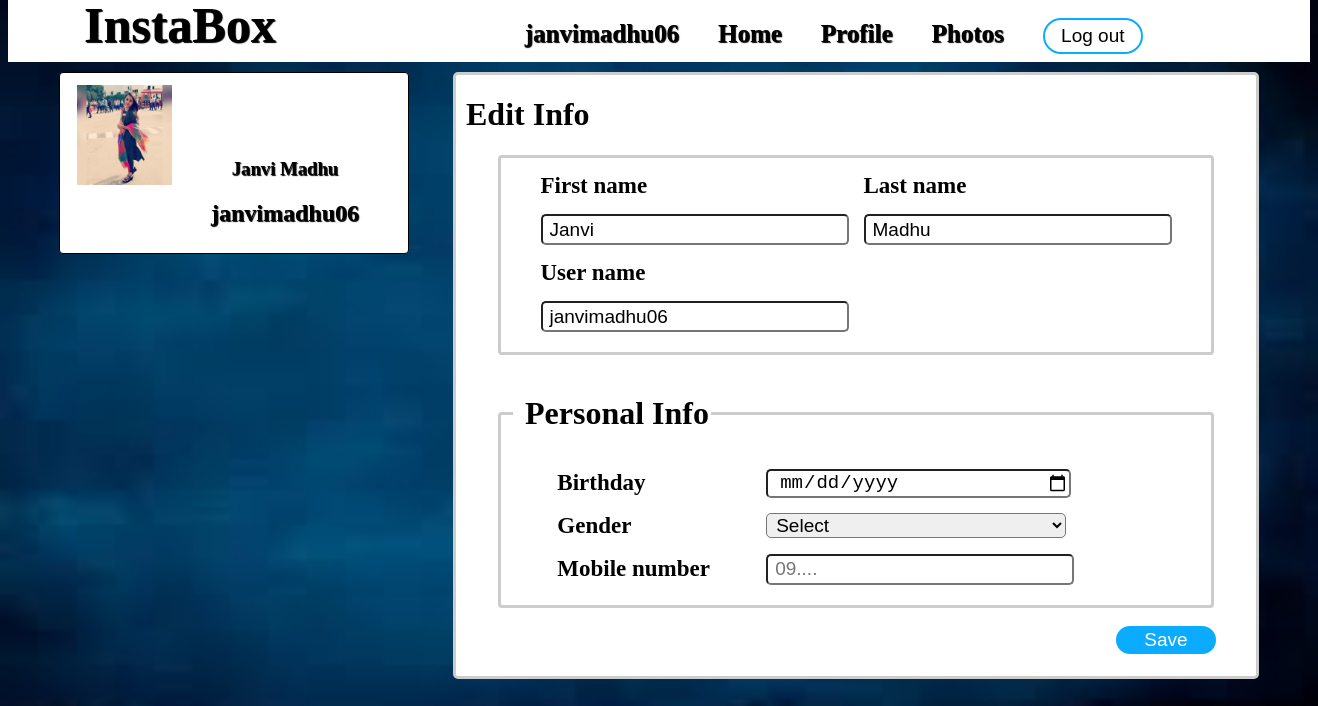
Page /edit_profile.php (signed in) on the committed database.
### tables this page shows
CREATE TABLE `user` (
  `user_id` int(100) NOT NULL,
  `firstname` varchar(100) NOT NULL,
  `lastname` varchar(100) NOT NULL,
  `username` varchar(100) NOT NULL,
  `username2` varchar(100) NOT NULL,
  `birthday` varchar(100) NOT NULL,
  `gender` varchar(100) NOT NULL,
  `number` varchar(100) NOT NULL,
  `email` varchar(100) NOT NULL,
  `email2` varchar(100) NOT NULL,
  `password` varchar(100) NOT NULL,
  `password2` varchar(100) NOT NULL,
  `profile_picture` varchar(100) NOT NULL,
  `cover_picture` varchar(100) NOT NULL
);

### session.php (called while the page is built, shortened)
<?php
include("includes/database.php");
$id = $_SESSION['id'];
$query=mysqli_query ($con,"SELECT * FROM user WHERE user_id ='$id'") or die(mysql_error());
$row=mysqli_fetch_array($query);
$firstname=$row['firstname'];
$lastname=$row['lastname'];
$username=$row['username'];
?>

### edit_profile.php (the view, shortened to what this page needs)
<?php
require('includes/database.php');
$id =$_REQUEST['user_id'];
$result = mysqli_query($con,"SELECT * FROM user WHERE user_id  = '$id' ");
$test = mysqli_fetch_array($result);
$birthday=$test['birthday'];
$gender=$test['gender'];
$number=$test['number'];
?>
<!DOCTYPE html>
<html>
	<head>
		<link rel="stylesheet" type="text/css" href="css/edit_profile.css">
	</head>
<body>
<?php include ('session.php');?>
	<div id="header">
		<div class="head-view">
			<ul>
				<li><a href="home.php" title="InstaBox"><b>InstaBox</b></a></li>
				<li><a href="#" title="<?php echo $username ?>"><label><?php echo $username ?></label></a></li>
				<li><a href="home.php" title="Home"><label>Home</label></a></li>
				<li><a href="profile.php" title="Profile"><label class="active">Profile</label></a></li>
				<li><a href="photos.php" title="Settings"><label>Photos</label></a></li>
				<li><a href="logout.php" title="Log out"><button class="btn-sign-in" value="Log out">Log out</button></a></li>
			</ul>
		</div>
	</div>
	<div id="container">
		<div id="left-nav">
				<div class="clip1">
				<a href="updatephoto.php" title="Change Profile Picture"><img src="<?php echo $row['profile_picture'] ?>"></a>
				</div>
				<div class="user-details">
					<h3><?php echo $firstname ?>&nbsp;<?php echo $lastname ?></h3>
					<h2><?php echo $username ?></h2>
				</div>
		</div>
		<div id="right-nav">
			<h1>Edit Info</h1>
		<div id="left-nav1">
		<fieldset class="-------------">
			<table cellpadding="5" cellspacing="5">
<form method="post">
				<tr>
					<td><label>First name</label></td>
					<td><label>Last name</label></td>
				</tr>
				<tr>
					<td><input type="text" name="firstname" value="<?php echo $firstname; ?>" placeholder="Enter your firstname....." class="form-1" title="Enter your firstname" required /></td>
					<td><input type="text" name="lastname" value="<?php echo $lastname; ?>" placeholder="Enter your lastname....." class="form-1" title="Enter your lastname" required /></td>
				</tr>
				<tr>
					<td><label>User name</label></td>
				</tr>
				<tr>
					<td><input type="text" name="username" value="<?php echo $username; ?>" placeholder="Enter your username....." class="form-1" title="Enter your username" required /></td>
				</tr>
			</table>
		</fieldset>
<br />
		<fieldset class="---------------">
			<legend><h1>Personal Info</h1></legend>
			<table cellpadding="5" cellspacing="5">
				<tr>
					<td><label>Birthday</label></td>
					<td><input type="date" name="birthday" value="<?php echo $birthday; ?>" class="form-1" title="Enter your username" required /></td>
				</tr>
				<tr>
					<td><label>Gender</label></td>
					<td>
						<select name="gender" class="form-1" value="<?php echo $gender; ?>">
							<option>Select</option>
						</select>
					</td>
				</tr>
				<tr>
					<td><label>Mobile number</label></td>
					<td><input type="text" name="number" value="<?php echo $number; ?>" placeholder="09...." maxlength="13" class="form-1" title="Enter your mobile number" required /></td>
				</tr>
			</table>
		</fieldset>
<br />
		<button type="submit" name="save" class="">Save</button>
		</div>
		</div>
	</div>
</body>
</html>

### css/edit_profile.css (style rules this page uses)
body { background-image: url('../image/b.jpg'); background-attachment: fixed; background-size: 100% 100%; }
#header { background-color:#ffffff; width:100%; margin-top:-8px; }
.head-view { margin:auto; width:1300px; line-height:50px; }
.head-view label { color:#000000; font-size:25px; font-weight:bold; text-shadow:1px 1px 1px #000000; }
.head-view ul { width: 1200px; margin: auto; }
.head-view li { display: inline; color: #fff; margin: 0px 30px 0px 5px; }
.head-view li a { text-decoration:none; }
.head-view li a b { color:black; }
.active { padding: 5px 0px 5px 0px; border-top: 4px solid #fff; }
.head-view b { color:#ffffff; text-shadow:1px 1px 1px #000000; font-size:50px; }
.btn-sign-in { color:#000000; font-size:19px; width:100px; line-height:30px; background-color:#ffffff; border:2px solid #0bacff; border-radius:100px; -webkit-border-radius:100px; -moz-border-radius:100px; -o-border-radius:100px; }
#container { width:1200px; margin:auto; }
#left-nav { width: 348px; height:180px; float:left; border: 1px solid black; background-color: white; -webkit-border-radius: 4px; -moz-border-radius: 4px; border-radius: 4px; margin-top:10px; }
#left-nav1 { width: 90%; margin:auto; background-color: #ffffff; -webkit-border-radius: 4px; -moz-border-radius: 4px; border-radius: 4px; margin-top:20px; margin-bottom:50px; }
#left-nav1 button { float:right; color:#ffffff; font-size:19px; width:100px; background-color:#0bacff; border:2px solid #0bacff; border-radius:100px; -webkit-border-radius:100px; -moz-border-radius:100px; -o-border-radius:100px; }
.form-1 { width:300px; text-indent:5px; height:25px; font-size:19px; border-radius:5px; -webkit-border-radius:5px; -moz-border-radius:5px; -o-border-radius:5px; }
fieldset { border:3px solid #CCCCCC; border-radius:4px; }
table td { color:#000000; font-size:20px; }
#left-nav1 table { width:90%; margin:auto; }
#left-nav1 label { color:#000000; font-size:23px; font-weight:bold; }
.clip1 { margin-top: 10px; margin-left: 15px; position: relative; width: 95px; height: 100px; border: solid 2px #fff; -webkit-border-radius: 5px; -moz-border-radius: 5px; border-radius: 5px; }
.clip1 img { width: 95px; height: 100px; margin: auto; left: -15px; }
.user-details { width: 200px; margin: -50px 0 0 125px; font-size: 16px; line-height: 25px; text-align: center; }
.user-details h3, h2 { color:black; text-shadow:1px 1px 1px #000000; }
#right-nav { float:right; width:800px; background-color:#ffffff; -webkit-border-radius: 5px; -moz-border-radius: 5px; border-radius: 5px; border:3px solid #CCCCCC; margin-top:10px; }
#right-nav h1 { text-indent:10px; }
img { height: 150px; width: 180px; }

### rows in the picture
user: username "janvimadhu06", profile_picture (picture), firstname "Janvi", lastname "Madhu"
